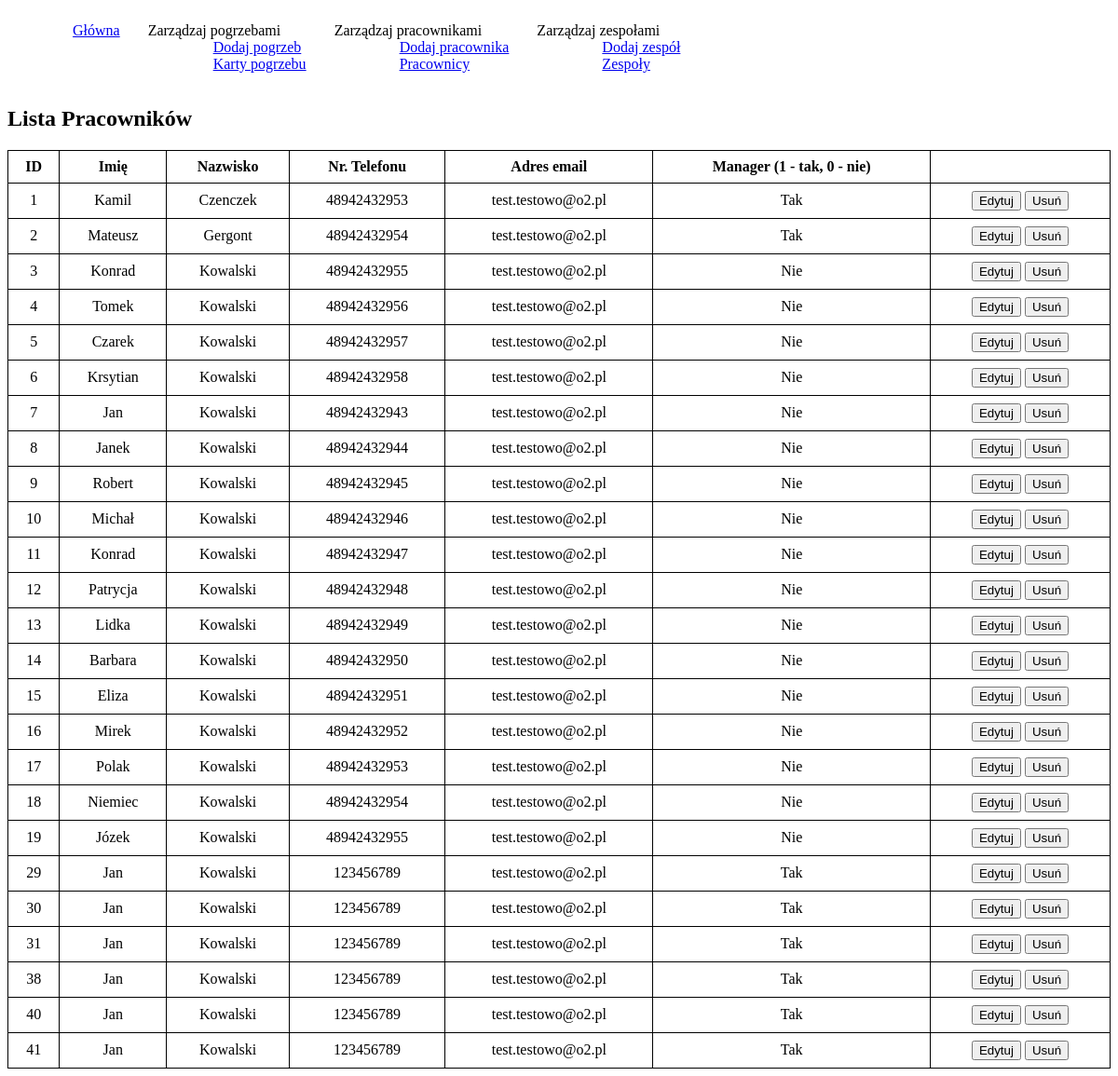
Page /employees.php on the committed database.
### tables this page shows
CREATE TABLE `employee` (
  `id` int(11) NOT NULL,
  `name` varchar(20) DEFAULT NULL,
  `surname` varchar(20) DEFAULT NULL,
  `phonenumber` bigint(12) DEFAULT NULL,
  `email` varchar(30) DEFAULT NULL,
  `password` varchar(20) DEFAULT NULL,
  `manager` tinyint(1) DEFAULT NULL
);

### engine.php (called while the page is built, shortened)
<?php
function connectMysql()
{
    include "config.php";
    $conn = @mysqli_connect($host, $db_user, $db_password, $db_name);
    if (!$conn) {
        exit("Błąd połączenia z serwerem");
    } else {
        mysqli_set_charset($conn, "utf8");
    }
    return $conn;
}
function showEmployees()
{
    $conn = connectMysql();
    $result = $conn->query('SELECT * FROM employee');
    $employee = [];
    while ($row = $result->fetch_assoc()) {
        $employee[] = $row;
    }
    return $employee;
}

### employees.php (the view, shortened to what this page needs)
<?php
require_once('engine.php');
$pracownicy = showEmployees();
?>
<!DOCTYPE html>
<html lang="en">
<head>
    <link rel="stylesheet" href="style.css">
</head>
<body>
    <nav>
        <ul>
            <li><a href="index.php">Główna</a></li>
            <li>Zarządzaj pogrzebami</a>
                <ul class="insideUl">
                    <li><a href="createFuneralCard.php">Dodaj pogrzeb</a></li>
                    <li><a href="funeralCards.php">Karty pogrzebu</a></li>
                </ul>
            </li>
            <li>Zarządzaj pracownikami
                <ul class="insideUl">
                    <li><a href="createEmployees.php">Dodaj pracownika</a></li>
                    <li><a href="employees.php">Pracownicy</a></li>
                </ul>
            </li>
            <li>Zarządzaj zespołami
                <ul class="insideUl">
                    <li><a href="createFuneralTeam.php">Dodaj zespół</a></li>
                    <li><a href="funeralTeams.php">Zespoły</a></li>
                </ul>
            </li>
        </ul>
    </nav>
    <h2>Lista Pracowników</h2>
    <table border="1">
        <thead>
            <tr>
                <th>ID</th>
                <th>Imię</th>
                <th>Nazwisko</th>
                <th>Nr. Telefonu</th>
                <th>Adres email</th>
                <th>Manager (1 - tak, 0 - nie)</th>
            </tr>
        </thead>
        <tbody>
            <?php foreach ($pracownicy as $pracownik) : ?>
                <tr>
                    <td><?php echo htmlspecialchars($pracownik['id']); ?></td>
                    <td><?php echo htmlspecialchars($pracownik['name']); ?></td>
                    <td><?php echo htmlspecialchars($pracownik['surname']); ?></td>
                    <td><?php echo htmlspecialchars($pracownik['phonenumber']); ?></td>
                    <td><?php echo htmlspecialchars($pracownik['email']); ?></td>
                    <td><?php echo ($pracownik['manager'] == 1) ? 'Tak' : 'Nie'; ?></td>
                    <td>
                        <form method="post" action="">
                            <input type="submit" name="edit_employee" value="Edytuj">
                            <input type="submit" name="delete_employee" value="Usuń">
                        </form>
                    </td>
                </tr>
            <?php endforeach; ?>
        </tbody>
    </table>
</body>
</html>

### style.css (style rules this page uses)
nav { display: flex; }
ul { display: flex; list-style: none; }
li { margin-left: 30px; }
.insideUl { flex-direction: column; }
table { width: 100%; border-collapse: collapse; }
table, th, td { border: 1px solid black; padding: 8px; text-align: center; }

### rows in the picture
employee: id "1", name "Kamil", surname "Czenczek", phonenumber "48942432953", email "test.testowo@o2.pl", manager "Tak"
employee: id "2", name "Mateusz", surname "Gergont", phonenumber "48942432954", email "test.testowo@o2.pl", manager "Tak"
employee: id "3", name "Konrad", surname "Kowalski", phonenumber "48942432955", email "test.testowo@o2.pl", manager "Nie"
employee: id "4", name "Tomek", surname "Kowalski", phonenumber "48942432956", email "test.testowo@o2.pl", manager "Nie"
employee: id "5", name "Czarek", surname "Kowalski", phonenumber "48942432957", email "test.testowo@o2.pl", manager "Nie"
employee: id "6", name "Krsytian", surname "Kowalski", phonenumber "48942432958", email "test.testowo@o2.pl", manager "Nie"
employee: id "7", name "Jan", surname "Kowalski", phonenumber "48942432943", email "test.testowo@o2.pl", manager "Nie"
employee: id "8", name "Janek", surname "Kowalski", phonenumber "48942432944", email "test.testowo@o2.pl", manager "Nie"
employee: id "9", name "Robert", surname "Kowalski", phonenumber "48942432945", email "test.testowo@o2.pl", manager "Nie"
employee: id "10", name "Michał", surname "Kowalski", phonenumber "48942432946", email "test.testowo@o2.pl", manager "Nie"
employee: id "11", name "Konrad", surname "Kowalski", phonenumber "48942432947", email "test.testowo@o2.pl", manager "Nie"
employee: id "12", name "Patrycja", surname "Kowalski", phonenumber "48942432948", email "test.testowo@o2.pl", manager "Nie"
employee: id "13", name "Lidka", surname "Kowalski", phonenumber "48942432949", email "test.testowo@o2.pl", manager "Nie"
employee: id "14", name "Barbara", surname "Kowalski", phonenumber "48942432950", email "test.testowo@o2.pl", manager "Nie"
employee: id "15", name "Eliza", surname "Kowalski", phonenumber "48942432951", email "test.testowo@o2.pl", manager "Nie"
employee: id "16", name "Mirek", surname "Kowalski", phonenumber "48942432952", email "test.testowo@o2.pl", manager "Nie"
employee: id "17", name "Polak", surname "Kowalski", phonenumber "48942432953", email "test.testowo@o2.pl", manager "Nie"
employee: id "18", name "Niemiec", surname "Kowalski", phonenumber "48942432954", email "test.testowo@o2.pl", manager "Nie"
employee: id "19", name "Józek", surname "Kowalski", phonenumber "48942432955", email "test.testowo@o2.pl", manager "Nie"
employee: id "29", name "Jan", surname "Kowalski", phonenumber "123456789", email "test.testowo@o2.pl", manager "Tak"
employee: id "30", name "Jan", surname "Kowalski", phonenumber "123456789", email "test.testowo@o2.pl", manager "Tak"
employee: id "31", name "Jan", surname "Kowalski", phonenumber "123456789", email "test.testowo@o2.pl", manager "Tak"
employee: id "38", name "Jan", surname "Kowalski", phonenumber "123456789", email "test.testowo@o2.pl", manager "Tak"
employee: id "40", name "Jan", surname "Kowalski", phonenumber "123456789", email "test.testowo@o2.pl", manager "Tak"
employee: id "41", name "Jan", surname "Kowalski", phonenumber "123456789", email "test.testowo@o2.pl", manager "Tak"
